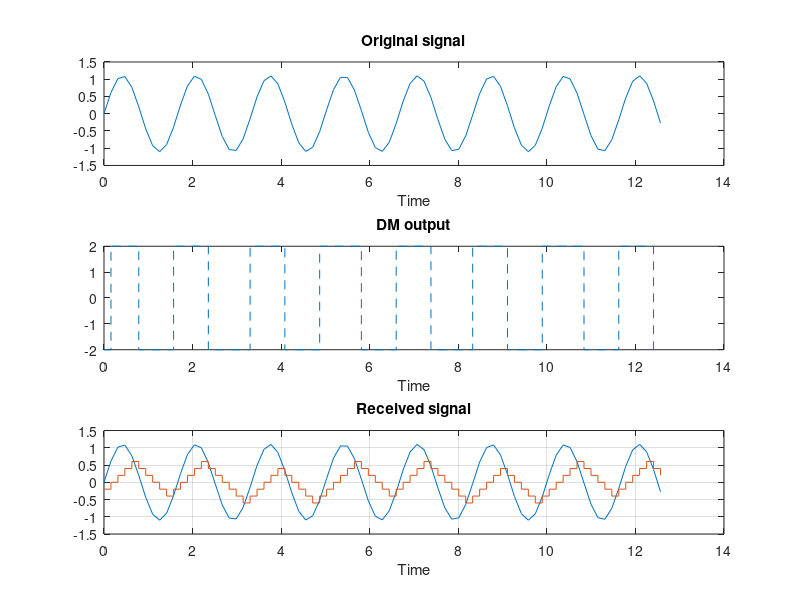

This figure's MATLAB source:
%% Delta Modulation (DM)
%delta modulation = 1-bit differential pulse code modulation (DPCM)
predictor = [0 1]; % y(k)=x(k-1)
%partition = [-1:.1:.9];codebook = [-1:.1:1];
step=0.2; %SFs>=2pifA
partition = [0];
codebook = [-1*step step]; %DM quantizer
t = [0:pi/20:4*pi];
x = 1.1*sin(2*pi*0.6*t); % Original signal, a sine wave
%t = [0:0.1:2*pi];x = 4*sin(t);
%x=exp(-1/3*t);
%x = sawtooth(3*t); % Original signal
% Quantize x(t) using DPCM.
encodedx = dpcmenco(x,codebook,partition,predictor);
% Try to recover x from the modulated signal.
decodedx = dpcmdeco(encodedx,codebook,predictor);
distor = sum((x-decodedx).^2)/length(x) % Mean square error
% plots
figure,
subplot(3,1,1);
plot(t,x);
xlabel('Time');
title('Original signal');
subplot(3,1,2);
stairs(t,10*codebook(encodedx+1),'--');
xlabel('Time');
title('DM output');
subplot(3,1,3);
plot(t,x);
hold;
stairs(t,decodedx);
grid;
xlabel('Time');
title('Received signal');